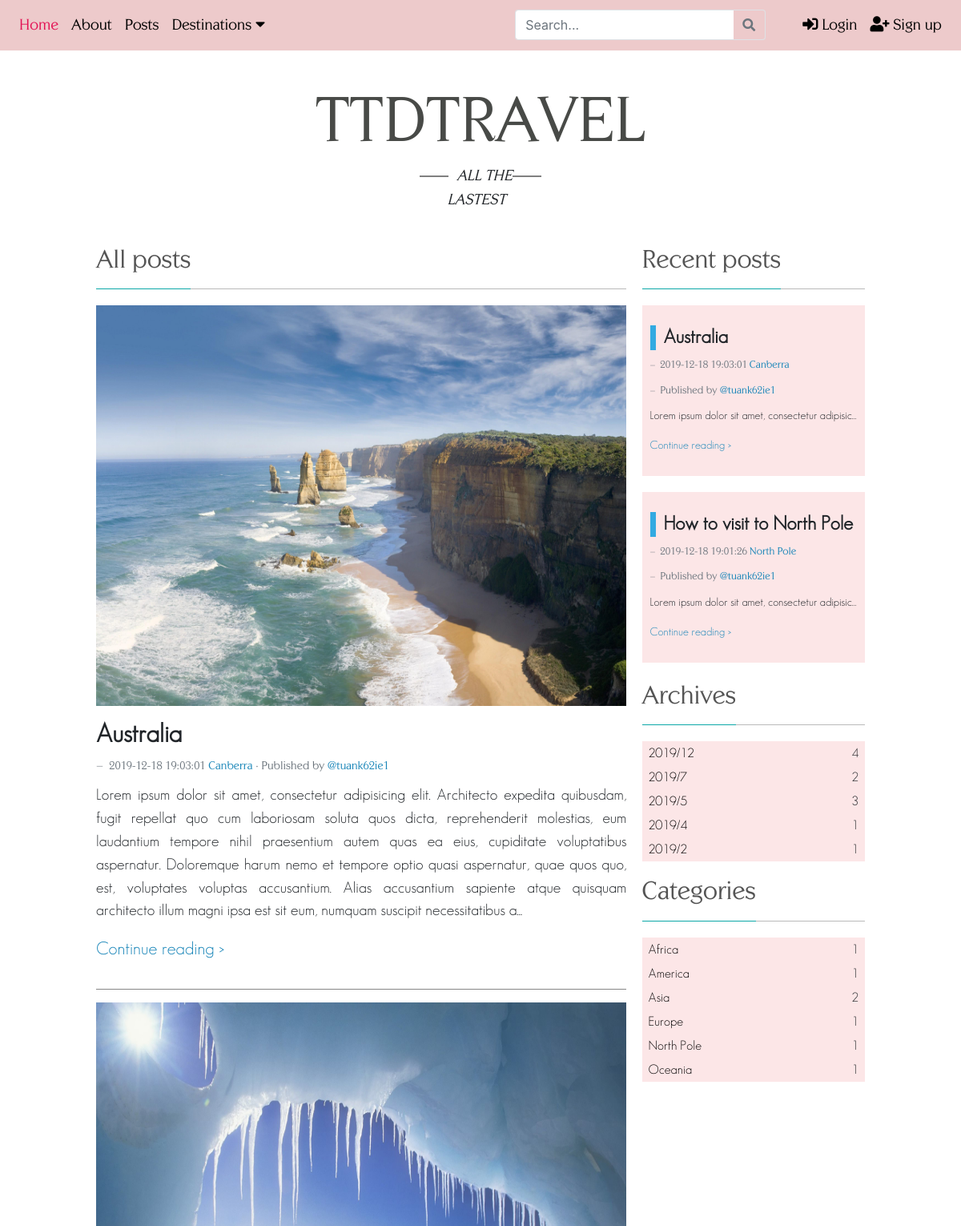
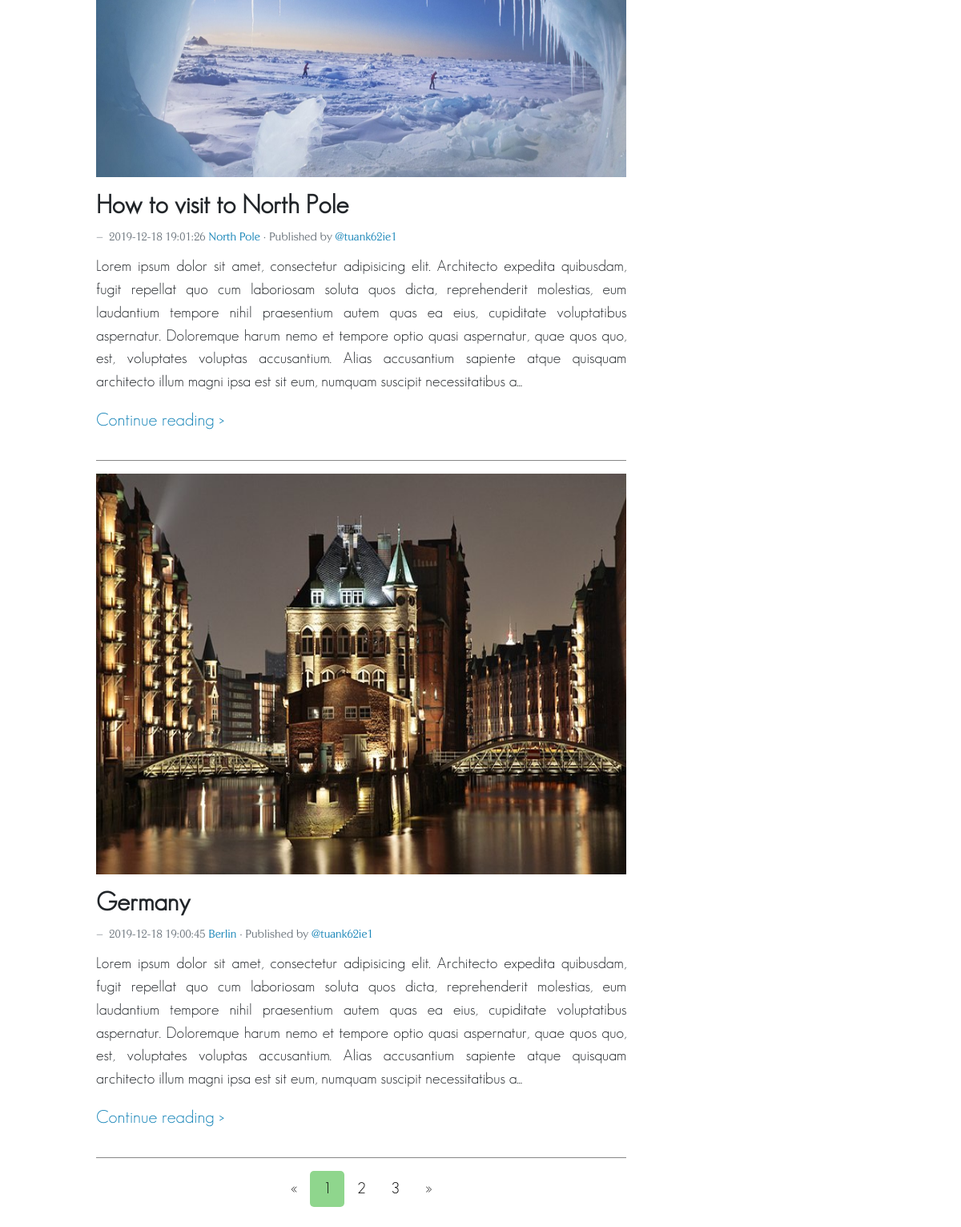
Page /all_post.php?categories=all on the committed database (2 pictures, top to bottom).
### tables this page shows
CREATE TABLE `location` (
  `location_id` int(11) NOT NULL,
  `city` varchar(45) DEFAULT NULL,
  `country` varchar(45) DEFAULT NULL,
  `continent_id` int(11) NOT NULL,
  `post_id` int(11) NOT NULL
);

CREATE TABLE `post` (
  `post_id` int(11) NOT NULL,
  `title` varchar(100) NOT NULL,
  `text` text NOT NULL,
  `publish_date` datetime NOT NULL DEFAULT CURRENT_TIMESTAMP,
  `thumbnail_img` varchar(300) NOT NULL DEFAULT 'images/no-thumbnail.jpg',
  `user_id` int(11) NOT NULL DEFAULT '1'
);

### core/data/PDOData.php (called while the page is built, shortened)
<?php
	class PDOData {
		private $db = null;
    private $servername = "localhost:3307";
    private $database = "ttd_travel";
    private $username = "root";
    private $password = "quangtuan99";
		public function __construct() {
			try {
				$this->db = new PDO("mysql:host=$this->servername;dbname=$this->database", $this->username, $this->password);
			} catch(PDOException $e) { echo $e->getMessage();	}
		}
		public function __destruct() {
			try {
				$this->db = null;
			} catch(PDOException $e) { echo $e->getMessage();	}
		}
		public function doQuery($query) {
			$ret = array();
			try {
				$stmt = $this->db->query($query);
				if ($stmt) {
					while ($row = $stmt->fetch(PDO::FETCH_ASSOC)) {
						$ret[] = $row;
					}
				}
			} catch(PDOException $e) {	echo $query; }
			return $ret;
		}
	}

### all_post/model/AllPost.php (called while the page is built, shortened)
<?php
require_once("core/data/PDOData.php");
class AllPost {
  public function getArchives(){
    $db = new PDOData();
    $data = $db->doQuery("
      select  concat(year(publish_date), \"/\", month(publish_date)) as archived_date,
              count(post_id) as post_count
      from ttd_travel.post
      group by year(publish_date), month(publish_date) desc;
    ");
    return $data;
  }
  public function getCategories(){
    $db = new PDOData();
    $data = $db->doQuery("
      select c.continent_name, count(p.post_id) as post_count
      from post p
      inner join location l
      on l.post_id = p.post_id
      inner join continent c
      on c.continent_id = l.continent_id
      group by c.continent_name;
    ");
    return $data;
  }
  public function getPostByPage($pageNumber, $pageSize) {
    $db = new PDOData();
    $rows = $db->doQuery("
      select p.*, l.city
      from post p
      inner join location l
      on l.post_id = p.post_id
      order by p.publish_date desc;
    ");
    $beginIndex = $pageNumber * $pageSize;
    $endIndex = $beginIndex  + $pageSize;
    $ret = array();
    for ($i = $beginIndex; $i < $endIndex; $i++)
    $ret[] = $rows[$i];
    return $ret;
  }
}

### all_post/view/AllPostListView.php (the view, shortened to what this page needs)
<?php
class AllPostListView {
  private $data;
  private $page_num;
  private $current_page;
  private $categories;
  public function __construct($data, $page_num, $current_page, $categories) {
    $this->data = $data;
    $this->page_num = $page_num;
    $this->current_page = $current_page;
    $this->categories = $categories;
  }
  public function postByPageView() {
    $html = "";
    foreach ($this->data as $row){
      $string = $row["text"];
      $string = (strlen($string) > 500) ? substr($string, 0, 490).'...' : $string;
      $html .= '
      <li>
        <div class="postcontent">
          <div class="image-container">
            <img src="'.$row["thumbnail_img"].'" href="#detailPostModal'.$row["post_id"].'" data-toggle="modal">
          </div>
          <div class="text-container">
            <h2 class="post-title hvr-animation-blue" href="#detailPostModal'.$row["post_id"].'" data-toggle="modal">'.$row["title"].'</h2>
            <br>
            <div class="datetime-location">
              <footer class="blockquote-footer">
                <span>'.$row["publish_date"].'</span>
                <span class="location hvr-animation-blue">'.$row["city"].'</span>
                <span> · Published by </span>
                <span class="username hvr-animation-blue">@tuank62ie1</span>
              </footer>
            </div>
            <p class="post-content">'.$string.'</p>
            <p class="read-more hvr-animation-blue" href="#detailPostModal'.$row["post_id"].'" data-toggle="modal">Continue reading ></p>
          </div>
        </div>
      </li>
      <hr class="horizontal-line">
      ';
    }
    $html .= '
    <div class="text-center">
      <div class="pagination">
        <a href="?categories='.$this->categories.'&&p='.($this->current_page>0 ? $this->current_page : $this->current_page+1).'">&laquo;</a>';
        for ($i = 0; $i < $this->page_num; ++$i){
          if ($i != $this->current_page){
            $html .= '
            <a href="?categories='.$this->categories.'&&p='.($i+1).'">'.($i+1).'</a>
            ';
          }
          else {
            $html .= '
            <a class="active" href="#">'.($i+1).'</a>
            ';
          }
        }
        $html .= '
        <a href="?categories='.$this->categories.'&&p='.($this->current_page+1<$this->page_num ? $this->current_page+2 : $this->current_page+1).'">&raquo;</a>
      </div>
    </div>
    ';
    return $html;
  }
}
?>

### all_post/view/AllPostView.php (shortened to what this page needs)
<?php
class AllPostView {
  private $data;
  public function __construct($data) {
    $this->data = $data;
  }
  public function recentPostRightView() {
    $html = "";
    foreach ($this->data as $row){
      $html .= '
      <div class="recent-post-container row">
        <div class="post-title-container">
          <h4 class="post-title hvr-animation-blue" href="#detailPostModal'.$row["post_id"].'" data-toggle="modal">'.$row["title"].'</h4>
        </div>
        <div class="datetime-location" style="font-size: 14px;">
          <footer class="blockquote-footer">
            <span>'.$row["publish_date"].'</span>
            <span class="location hvr-animation-blue">'.$row["city"].'</span>
          </footer>
        </div>
        <div class="datetime-location" style="font-size: 14px;">
          <footer class="blockquote-footer">
            <span>Published by </span>
            <span class="username hvr-animation-blue">@tuank62ie1</span>
          </footer>
        </div>
        <p class="post-content text-truncate" style="font-size: 14px;">'.$row["text"].'</p>
        <p class="read-more hvr-animation-blue" href="#detailPostModal'.$row["post_id"].'" data-toggle="modal" style="font-size: 14px;">Continue reading ></p>
      </div>
    ';
    }
    return $html;
  }
  public function archivesView() {
    $html = "";
    foreach ($this->data as $row){
      $date = explode("/", $row["archived_date"]);
      $year = (int)$date[0];
      $month = (int)$date[1];
      $html .= '
      <li class="archive-item grow">
        <div class="row" style="width: 100%; margin-left: auto; margin-right: auto;">
          <div class="col-md" style="padding: 0; margin-left: 3px;">
          <a href="./all_post.php?year='.$year.'&&month='.$month.'" style="color:black; text-decoration:none;"><p class="text">'.$row["archived_date"].'</p></a>
          </div>
          <div class="col-"><p class="counter">'.$row["post_count"].'</p></div>
        </div>
      </li>
      ';
    }
    return $html;
  }
  public function categoriesView() {
    $html = "";
    foreach($this->data as $row){
      $continent = strtolower($row["continent_name"]);
      $continent = str_replace(' ', '', $continent);
      $html .= '
      <li class="category-item grow">
        <div class="row" style="width: 100%; margin-left: auto; margin-right: auto;">
          <div class="col-md" style="padding: 0; margin-left: 3px;">
          <a href="./all_post.php?categories='.$continent.'" style="text-decoration:none; color:black;"><p class="text">'.$row["continent_name"].'</p></a>
          </div>
          <div class="col-"><p class="counter">'.$row["post_count"].'</p></div>
        </div>
      </li>
      ';
    }
    return $html;
  }
}

### rows in the picture
location: post.thumbnail_img (picture), post.title "Australia", post.publish_date "2019-12-18 19:03:01", city "Canberra", post.text "Lorem ipsum dolor sit amet, consectetur adipisicing elit. Architecto expedita quibusdam, fugit repellat quo cum laboriosam soluta quos dicta, reprehenderit molestias, eum laudantium tempore nihil praesentium autem quas ea eius, cupiditate voluptatibus aspernatur. Doloremque harum nemo et tempore optio quasi aspernatur, quae quos quo, est, voluptates voluptas accusantium. Alias accusantium sapiente atque quisquam architecto illum magni ipsa est sit eum, numquam suscipit necessitatibus a...", post.text "Lorem ipsum dolor sit amet, consectetur adipis…"
location: post.thumbnail_img (picture), post.title "How to visit to North Pole", post.publish_date "2019-12-18 19:01:26", city "North Pole", post.text "Lorem ipsum dolor sit amet, consectetur adipisicing elit. Architecto expedita quibusdam, fugit repellat quo cum laboriosam soluta quos dicta, reprehenderit molestias, eum laudantium tempore nihil praesentium autem quas ea eius, cupiditate voluptatibus aspernatur. Doloremque harum nemo et tempore optio quasi aspernatur, quae quos quo, est, voluptates voluptas accusantium. Alias accusantium sapiente atque quisquam architecto illum magni ipsa est sit eum, numquam suscipit necessitatibus a...", post.text "Lorem ipsum dolor sit amet, consectetur adipis…"
location: post.thumbnail_img (picture), post.title "Germany", post.publish_date "2019-12-18 19:00:45", city "Berlin", post.text "Lorem ipsum dolor sit amet, consectetur adipisicing elit. Architecto expedita quibusdam, fugit repellat quo cum laboriosam soluta quos dicta, reprehenderit molestias, eum laudantium tempore nihil praesentium autem quas ea eius, cupiditate voluptatibus aspernatur. Doloremque harum nemo et tempore optio quasi aspernatur, quae quos quo, est, voluptates voluptas accusantium. Alias accusantium sapiente atque quisquam architecto illum magni ipsa est sit eum, numquam suscipit necessitatibus a..."

### other values in the picture
$row["archived_date"] "2019/12"
$row["post_count"] "4"
$row["archived_date"] "2019/7"
$row["post_count"] "2"
$row["archived_date"] "2019/5"
$row["post_count"] "3"
$row["archived_date"] "2019/4"
$row["post_count"] "1"
$row["archived_date"] "2019/2"
$row["continent_name"] "Africa"
$row["continent_name"] "America"
$row["continent_name"] "Asia"
$row["continent_name"] "Europe"
$row["continent_name"] "North Pole"
$row["continent_name"] "Oceania"
